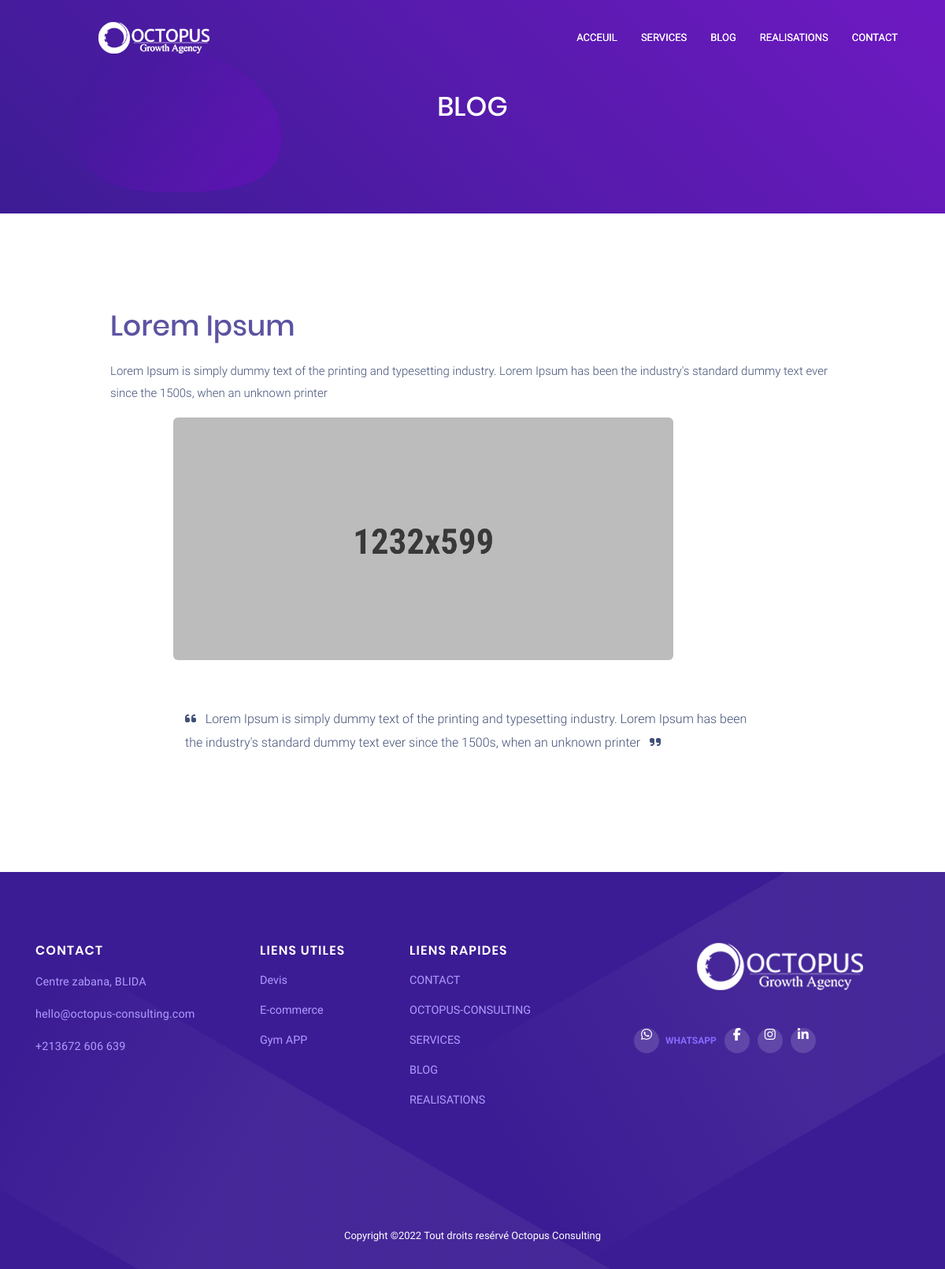
Screenshot of /article_detail/1/ with the database file from the repository.
### core/models.py (models this page shows, shortened)
class Article(models.Model):
    title   = models.CharField( max_length=150, verbose_name='Titre')
    slug    = models.SlugField()
    aperçu  = models.CharField( max_length=300, verbose_name='aperçu', blank=True, null=True)
    chapo   = models.CharField( max_length=300, verbose_name='chapô ',blank=True, null=True)
    quote  = models.CharField( max_length=300, verbose_name='phrase mise en avant ', blank=True, null=True)
    texte_haut   = tinymce_models.HTMLField(verbose_name='texte haut', blank=True, null=True)
    texte_bas   = tinymce_models.HTMLField(verbose_name='texte bas', blank=True, null=True)
    banner  = models.ImageField(upload_to="images/")
    publish = models.BooleanField(default=True)
    actif   = models.BooleanField(default=True)
    created = models.DateTimeField(verbose_name='Date de Création',  auto_now_add=True)
    updated = models.DateTimeField(verbose_name='Date de dernière mise à jour',  auto_now=True)

### core/views.py (the view)
# urls.py: path('article_detail/<int:pk>/', ArticleDetailView.as_view(), name='article_detail'),
class ArticleDetailView(DetailView):
    model = Article
    template_name = "blog_detail.html"

### business/context_processors.py (called while the page is built)
def infos(request):
    business = Business.objects.all().last()
    return {
            'business' : business,
        }

### templates/blog_detail.html (shortened to what this page needs)
{% extends "base.html" %}
{% load static %}
{% load i18n %}
{% get_current_language as LANGUAGE_CODE %}
{% get_available_languages as LANGUAGES %}
{% get_language_info_list for LANGUAGES as languages %}
{% block content %}
<body class="nk-body body-wider mode-onepage">
	<div class="nk-wrap">
        {% include  "navbar.html" %}
        <div class="header-banner bg-theme-grad-s2">
            <div class="nk-banner">
                <div class="banner banner-page">
                    <div class="banner-wrap">
                        <div class="container">
                            <div class="row justify-content-center align-items-center">
                                <div class="col-xl-6 col-lg-9">
                                    <div class="banner-caption cpn tc-light text-center">
                                        <div class="cpn-head">
                                            <h2 class="title ttu">Blog</h2>
                                        </div>
                                    </div>
                                </div>
                            </div>
                        </div>
                    </div>
                </div>
            </div>
            <div class="nk-ovm shape-z6-sm">
            </div>
        </div>
        <main class="nk-pages">
            <section class="section bg-white">
                <div class="container">
                    <div class="nk-block nk-block-blog">
                        <div class="row">
                            <div class="col-12">
                                <div class="blog-details">
                                    <div class="row justify-content-center">
                                        <div class="col-xl-10 col-lg-12">
                                        <h2 class="title">{{article.title}}</h2>
                                        <p >{{article.chapo}}</p>
                                            <div class="blog-featured">
                                                <img class="round" src="{{article.banner.url}}" alt="featured">
                                            </div>
                                        </div>
                                        <div class="col-xl-8 col-lg-10">
                                            <div class="blog-content">
                                               <br>
                                               <i class="fas fa-quote-left"></i>  &nbsp;  {{article.quote}}  &nbsp; <i class="fas fa-quote-right"></i>
                                               <br><br>
                                            </div>
                                        </div>
                                    </div>
                                </div>
                            </div>
                        </div>
                    </div>
                </div>
            </section>
        </main>
    </div>
</body>
</html>
{% endblock content %}

### rows the page displays
Article: title "Lorem Ipsum", chapo "Lorem Ipsum is simply dummy text of the printing and typesetting industry. Lorem Ipsum has been the industry's standard dummy text ever since the 1500s, when an unknown printer", banner (picture), quote "Lorem Ipsum is simply dummy text of the printing and typesetting industry. Lorem Ipsum has been the industry's standard dummy text ever since the 1500s, when an unknown printer"
